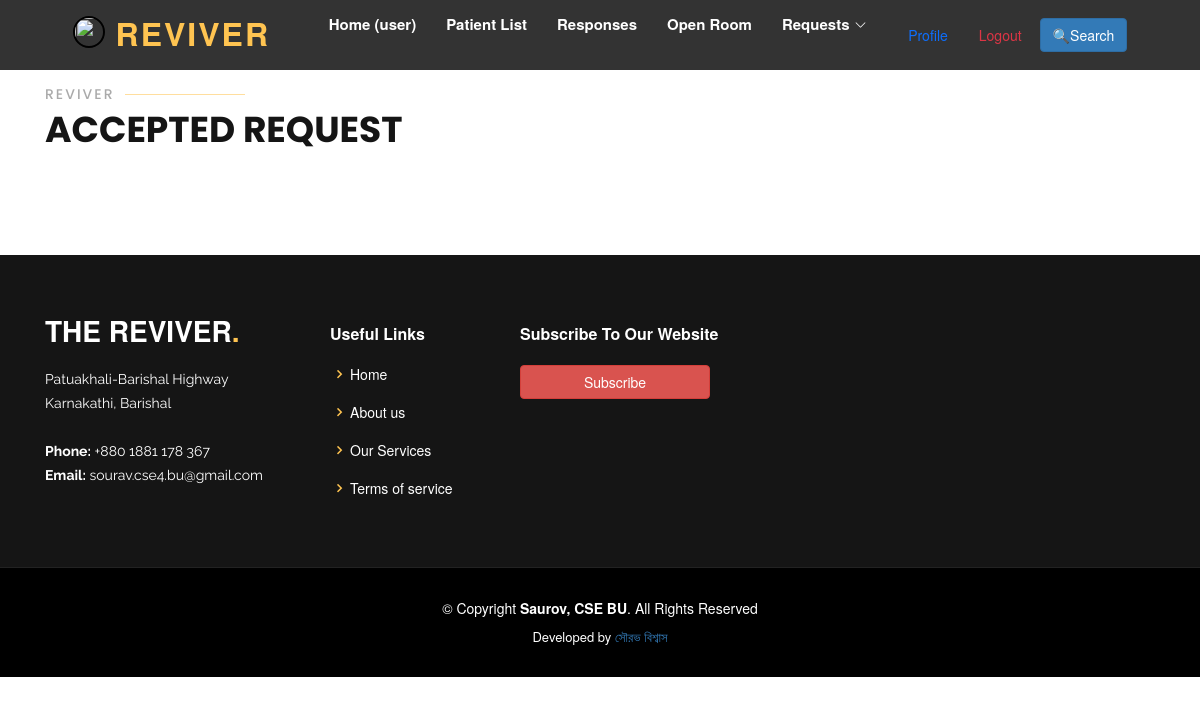
/user/patient_accepted/ (signed in), run on an earlier commit of the app's database.
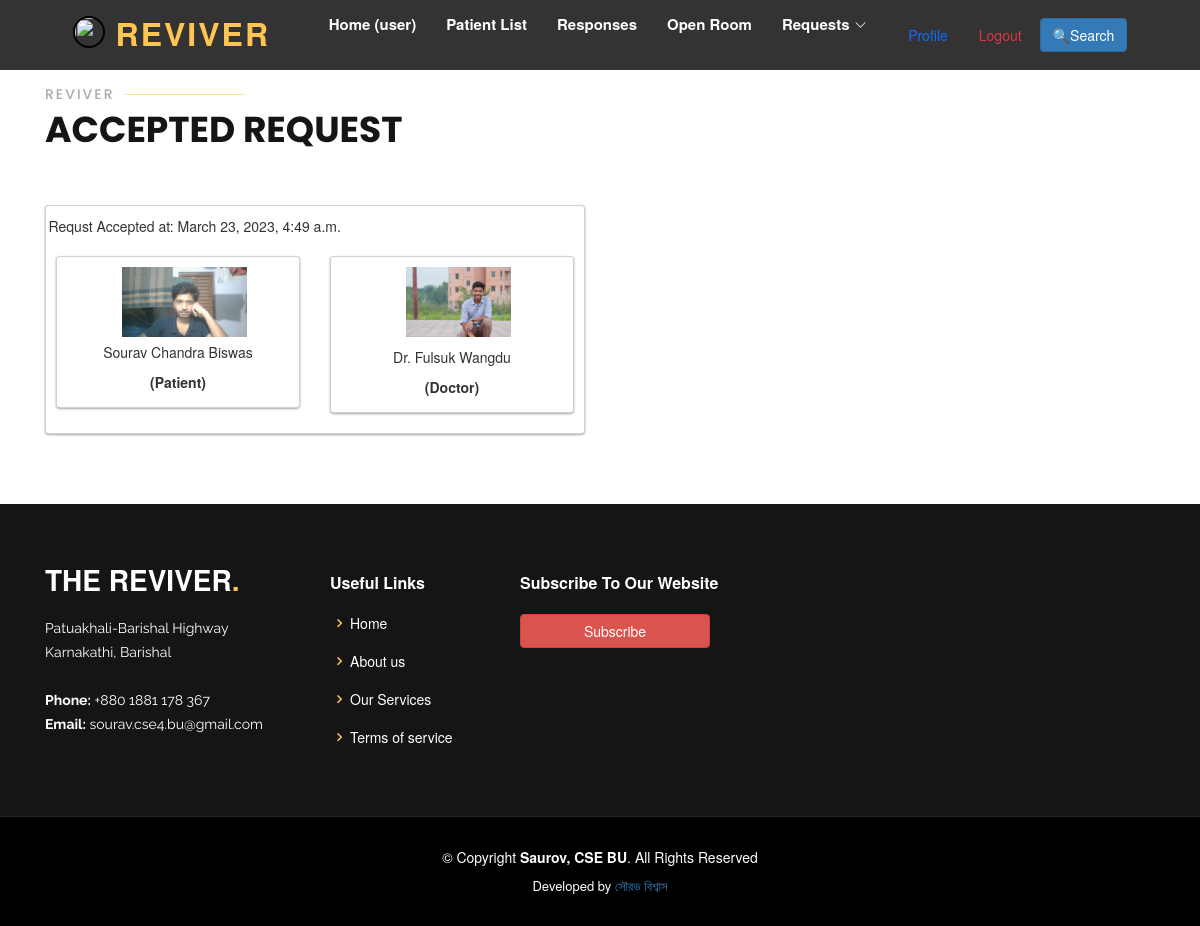
And on a later commit of the database.
### user/models.py (models this page shows, shortened)
class Patient(models.Model):
    gender_choice = (
            ('female', 'Female'),
            ('male', 'Male'),
            ('other', 'Other'),
        )
    user_profile = models.ForeignKey(UserProfile, on_delete = models.CASCADE)
    diagnosis = models.TextField(blank = True, null = True)
    name = models.CharField(max_length= 30, blank = True, null = True)
    age = models.IntegerField(blank = True, null = True)
    gender = models.CharField(max_length=30, blank=True, null=True, choices=gender_choice)
    image = models.ImageField(upload_to="images/",  blank=True, null = True)
    created_at = models.DateTimeField(default=get_current_time(), blank = True, null = True)
    def __init__(self, *args, **kwargs):
        user_profile = kwargs.pop('user_profile', None)
        super().__init__(*args, **kwargs)
        if user_profile:
            self.instance.user_profile = user_profile

### doctor/models.py (models this page shows, shortened)
class Doctordata(models.Model):
    gender_choice = (
            ('female', 'Female'),
            ('male', 'Male'),
            ('other', 'Other'),
        )
    regt = (
            ('medical', 'Medical'),
            ('dental', 'Dental'),
        )
    latenight = (
            ('yes', 'Yes'),
            ('no', 'No'),
        )
    user_profile = models.ForeignKey(UserProfile, on_delete=models.CASCADE, related_name='doctor_data', default = None)
    name = models.CharField(max_length = 200, null = True, blank = True)
    doctoremail = models.EmailField(max_length = 200, null = True, blank = True)
    regtype = models.CharField(max_length=30, blank=True, null=True, choices=regt)
    regnum = models.CharField(max_length = 30, unique = True, null = True, blank = True)
    NID = models.CharField(max_length = 20, unique = True, null = True, blank = True)
    image = models.ImageField(upload_to="images/",  blank=True, null = True)
    gender = models.CharField(max_length=30, blank=True, null=True, choices=gender_choice)
    dob  = models.DateField(null = True, blank = True)
    bio = models.TextField(null = True, blank = True)
    degrees = models.CharField(max_length = 200, null = True, blank = True)
    working_hospital = models.CharField(max_length = 200, null = True, blank = True)
    designation = models.CharField(max_length = 200, blank = True, null = True)
    latenightstatus = models.CharField(max_length=30, blank=True, null=True, choices=latenight)
    chamberaddress = models.CharField(max_length = 200, null = True, blank = True)
    oldpassword = models.CharField(max_length=128, null = True, blank = True)
    newpassword = models.CharField(max_length=18, null = True, blank = True)
    confirmpassword = models.CharField(max_length=18, null = True, blank = True)
    active_time_start = models.TimeField(null = True, blank = True)
    active_time_end = models.TimeField(null = True, blank = True)
    active_day = models.DateField(blank = True, null = True)
    visits = models.IntegerField(blank = True, null = True)
    rating = models.FloatField(default=0.0, blank = True, null = True)
    ratingcount = models.IntegerField(default=0, blank = True, null= True)
    def image_tag(self):
        if self.image:
            return mark_safe('<img src="{}" height="70" width="60" />'.format(self.image.url))
    image_tag.short_description = 'Image'

### user/views.py (the view)
# urls.py: path('patient_accepted/', views.patient_accepted, name = 'patient_accepted'),
def patient_accepted(request):
    context = {}
    if not request.user.is_authenticated:
        return redirect('signin')
    user_profile = UserProfile.objects.get(user=request.user)
    context['user_profile'] = user_profile
    if user_profile is not None:
        user_profile.last_seen = timezone.now()
        user_profile.save()
    data = Emgergency.objects.filter(user_profile=user_profile, status='Accepted')
    datas = []
    for ds in data:
        lst = []
        dd = ds.patient_profile
        dd.created_at = ds.reqdatetime
        print (dd.created_at)
        lst.append(dd)
        doctor_data = Doctordata.objects.get(user_profile=ds.doctor_profile)
        lst.append(doctor_data)
        datas.append(lst)
    context['resultset'] = datas
    return render(request, 'user/accepted.html', context)

### templates/user/accepted.html (shortened to what this page needs)
{% extends 'user/base.html' %}
{% load static %}
{% block addhead %}
<link rel="stylesheet" href="https://maxcdn.bootstrapcdn.com/bootstrap/3.4.1/css/bootstrap.min.css">
{% endblock %}
{% block body %}
<div class="section-title mt-5">
    <h2>Reviver</h2>
    <p>Accepted Request</p>
</div>
<div class="row">
    {% for ds in resultset %}
    <div class="col-md-6">
        <div class="card">
            <div class="card-body">
                <div class="row">
                    {% for data in ds %}
                    {% if forloop.counter == 1 %}
                    <p> Requst Accepted at: {{ data.created_at }} </p>
                    <div class="col-md-6">
                        <div class="card">
                            <div class="card-body">
                                <div class="image">
                                    <img src="{{ data.image.url }}" alt="no image found" style="width: 235px; height: 70px; object-fit: contain; object-position: center;">
                                </div>
                                <div class="card-inner text-center">
                                    <div class="header">
                                        <div class="row">
                                            <p class = "sm mt-2"> {{ data.name }}</p>
                                            <h7 class="fw-bold">(Patient)</h7>
                                        </div>
                                    </div>
                                </div>
                            </div>
                        </div>
                    </div>
                    {% else %}
                    <div class="col-md-6">
                        <div class="card">
                            <div class="card-body">
                                <div class="image">
                                    <img src="{{ data.image.url }}" alt="no image found" style="width: 235px; height: 70px; object-fit: contain; object-position: center;">
                                </div>
                                <div class="card-inner text-center mt-2">
                                    <div class="header">
                                        <div class="row">
                                            <p class = "sm mt-2"> {{ data.name }}</p>
                                            <h7 class="fw-bold">(Doctor)</h7>
                                                                              </div>
                                    </div>
                                </div>
                            </div>
                        </div>
                    </div>
                    {% endif %}
                    {% endfor %}
                </div>
            </div>
        </div>
    </div>
    {% endfor %}
</div>
{% endblock %}

What changed in the data, as far as the page shows it:
now on this page (row edited): Patient: created_at "March 23, 2023, 4:49 a.m.", image (picture), name "Sourav Chandra Biswas"
now on this page (row edited): Doctordata: image (picture), name "Dr. Fulsuk Wangdu"
